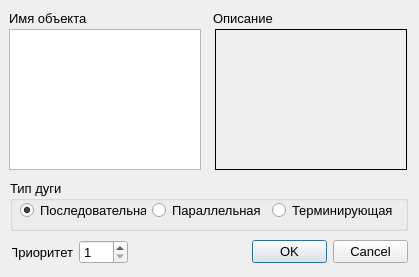
<?xml version="1.0" encoding="UTF-8"?>
<ui version="4.0">
 <class>ArcPropertyDialog</class>
 <widget class="QDialog" name="ArcPropertyDialog">
  <property name="windowModality">
   <enum>Qt::ApplicationModal</enum>
  </property>
  <property name="geometry">
   <rect>
    <x>0</x>
    <y>0</y>
    <width>419</width>
    <height>277</height>
   </rect>
  </property>
  <property name="font">
   <font>
    <pointsize>10</pointsize>
   </font>
  </property>
  <property name="windowTitle">
   <string>Свойства дуги</string>
  </property>
  <property name="windowIcon">
   <iconset resource="resources.qrc">
    <normaloff>:/images/G.png</normaloff>:/images/G.png</iconset>
  </property>
  <property name="modal">
   <bool>true</bool>
  </property>
  <widget class="QDialogButtonBox" name="buttonBox">
   <property name="geometry">
    <rect>
     <x>252</x>
     <y>240</y>
     <width>156</width>
     <height>24</height>
    </rect>
   </property>
   <property name="orientation">
    <enum>Qt::Horizontal</enum>
   </property>
   <property name="standardButtons">
    <set>QDialogButtonBox::Cancel|QDialogButtonBox::Ok</set>
   </property>
  </widget>
  <widget class="QListWidget" name="actorsListWidget">
   <property name="geometry">
    <rect>
     <x>9</x>
     <y>29</y>
     <width>192</width>
     <height>141</height>
    </rect>
   </property>
  </widget>
  <widget class="QLabel" name="descriptionLbl">
   <property name="geometry">
    <rect>
     <x>215</x>
     <y>29</y>
     <width>192</width>
     <height>141</height>
    </rect>
   </property>
   <property name="frameShape">
    <enum>QFrame::Box</enum>
   </property>
   <property name="text">
    <string/>
   </property>
   <property name="textFormat">
    <enum>Qt::PlainText</enum>
   </property>
   <property name="wordWrap">
    <bool>true</bool>
   </property>
  </widget>
  <widget class="QWidget" name="layoutWidget">
   <property name="geometry">
    <rect>
     <x>9</x>
     <y>9</y>
     <width>401</width>
     <height>18</height>
    </rect>
   </property>
   <layout class="QHBoxLayout" name="horizontalLayout">
    <item>
     <widget class="QLabel" name="label">
      <property name="text">
       <string>Имя объекта</string>
      </property>
     </widget>
    </item>
    <item>
     <widget class="QLabel" name="label_2">
      <property name="text">
       <string>Описание</string>
      </property>
     </widget>
    </item>
   </layout>
  </widget>
  <widget class="QGroupBox" name="groupBox">
   <property name="geometry">
    <rect>
     <x>10</x>
     <y>180</y>
     <width>398</width>
     <height>51</height>
    </rect>
   </property>
   <property name="title">
    <string>Тип дуги</string>
   </property>
   <widget class="QWidget" name="layoutWidget">
    <property name="geometry">
     <rect>
      <x>10</x>
      <y>20</y>
      <width>378</width>
      <height>22</height>
     </rect>
    </property>
    <layout class="QHBoxLayout" name="horizontalLayout_3">
     <item>
      <widget class="QRadioButton" name="serialRadioBtn">
       <property name="text">
        <string>Последовательная</string>
       </property>
       <property name="checked">
        <bool>true</bool>
       </property>
      </widget>
     </item>
     <item>
      <widget class="QRadioButton" name="parallelRadioBtn">
       <property name="text">
        <string>Параллельная</string>
       </property>
      </widget>
     </item>
     <item>
      <widget class="QRadioButton" name="terminateRadioBtn">
       <property name="text">
        <string>Терминирующая</string>
       </property>
      </widget>
     </item>
    </layout>
   </widget>
  </widget>
  <widget class="QWidget" name="layoutWidget">
   <property name="geometry">
    <rect>
     <x>12</x>
     <y>240</y>
     <width>116</width>
     <height>24</height>
    </rect>
   </property>
   <layout class="QHBoxLayout" name="horizontalLayout_2">
    <item>
     <widget class="QLabel" name="lblHeight">
      <property name="text">
       <string>Приоритет</string>
      </property>
      <property name="alignment">
       <set>Qt::AlignRight|Qt::AlignTrailing|Qt::AlignVCenter</set>
      </property>
     </widget>
    </item>
    <item>
     <widget class="QSpinBox" name="prioritySpnBox">
      <property name="minimum">
       <number>1</number>
      </property>
      <property name="maximum">
       <number>150</number>
      </property>
      <property name="singleStep">
       <number>1</number>
      </property>
     </widget>
    </item>
   </layout>
  </widget>
 </widget>
 <resources>
  <include location="resources.qrc"/>
 </resources>
 <connections>
  <connection>
   <sender>buttonBox</sender>
   <signal>accepted()</signal>
   <receiver>ArcPropertyDialog</receiver>
   <slot>accept()</slot>
   <hints>
    <hint type="sourcelabel">
     <x>248</x>
     <y>254</y>
    </hint>
    <hint type="destinationlabel">
     <x>157</x>
     <y>274</y>
    </hint>
   </hints>
  </connection>
  <connection>
   <sender>buttonBox</sender>
   <signal>rejected()</signal>
   <receiver>ArcPropertyDialog</receiver>
   <slot>reject()</slot>
   <hints>
    <hint type="sourcelabel">
     <x>316</x>
     <y>260</y>
    </hint>
    <hint type="destinationlabel">
     <x>286</x>
     <y>274</y>
    </hint>
   </hints>
  </connection>
 </connections>
</ui>
